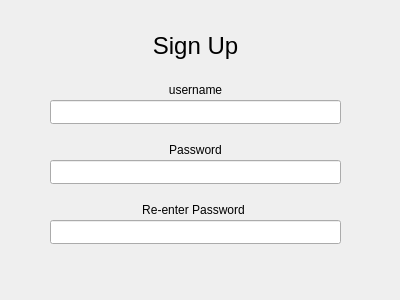
<?xml version="1.0" encoding="UTF-8"?>
<ui version="4.0">
 <class>signup</class>
 <widget class="QDialog" name="signup">
  <property name="geometry">
   <rect>
    <x>0</x>
    <y>0</y>
    <width>400</width>
    <height>300</height>
   </rect>
  </property>
  <property name="windowTitle">
   <string>Dialog</string>
  </property>
  <widget class="QLineEdit" name="usernamelineEdit">
   <property name="geometry">
    <rect>
     <x>50</x>
     <y>100</y>
     <width>291</width>
     <height>24</height>
    </rect>
   </property>
  </widget>
  <widget class="QLineEdit" name="passwordlineEdit_2">
   <property name="geometry">
    <rect>
     <x>50</x>
     <y>160</y>
     <width>291</width>
     <height>24</height>
    </rect>
   </property>
  </widget>
  <widget class="QLineEdit" name="password2lineEdit_3">
   <property name="geometry">
    <rect>
     <x>50</x>
     <y>220</y>
     <width>291</width>
     <height>24</height>
    </rect>
   </property>
  </widget>
  <widget class="QLabel" name="label">
   <property name="geometry">
    <rect>
     <x>90</x>
     <y>30</y>
     <width>211</width>
     <height>31</height>
    </rect>
   </property>
   <property name="font">
    <font>
     <pointsize>18</pointsize>
    </font>
   </property>
   <property name="text">
    <string>Sign Up</string>
   </property>
   <property name="alignment">
    <set>Qt::AlignCenter</set>
   </property>
  </widget>
  <widget class="QLabel" name="label_2">
   <property name="geometry">
    <rect>
     <x>58</x>
     <y>200</y>
     <width>271</width>
     <height>20</height>
    </rect>
   </property>
   <property name="text">
    <string>Re-enter Password</string>
   </property>
   <property name="alignment">
    <set>Qt::AlignCenter</set>
   </property>
  </widget>
  <widget class="QLabel" name="label_3">
   <property name="geometry">
    <rect>
     <x>50</x>
     <y>140</y>
     <width>291</width>
     <height>20</height>
    </rect>
   </property>
   <property name="text">
    <string>Password</string>
   </property>
   <property name="alignment">
    <set>Qt::AlignCenter</set>
   </property>
  </widget>
  <widget class="QLabel" name="label_4">
   <property name="geometry">
    <rect>
     <x>50</x>
     <y>80</y>
     <width>291</width>
     <height>20</height>
    </rect>
   </property>
   <property name="text">
    <string>username</string>
   </property>
   <property name="alignment">
    <set>Qt::AlignCenter</set>
   </property>
  </widget>
  <widget class="QLabel" name="label_5">
   <property name="geometry">
    <rect>
     <x>48</x>
     <y>250</y>
     <width>291</width>
     <height>20</height>
    </rect>
   </property>
   <property name="text">
    <string/>
   </property>
   <property name="alignment">
    <set>Qt::AlignCenter</set>
   </property>
  </widget>
 </widget>
 <resources/>
 <connections/>
</ui>
